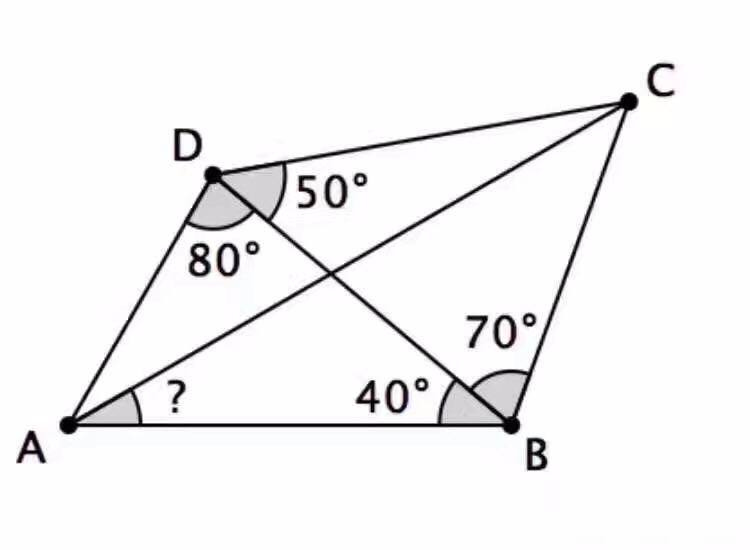
#> input picture code-projects/opencvProject/angle.jpeg, 750 x 550 px, found by its file name
$ python '霍夫线变化.py'
#> lines starting #> are read from the running program, lines starting #| are printed output that depends on the picture; after the words box and inside, x2 and y2 are one past the last pixel; in counts of white or black regions, pixels touching at a corner belong together
import cv2
import numpy as np

img = cv2.imread("/home/devil/code-projects/opencvProject/angle.jpeg")
#> img is the input picture: shape (550, 750, 3); mean B, G, R 243.4, 242.9, 243.3
gray = cv2.cvtColor(img,cv2.COLOR_BGR2GRAY)
edges = cv2.Canny(gray, 50, 150, apertureSize=3)
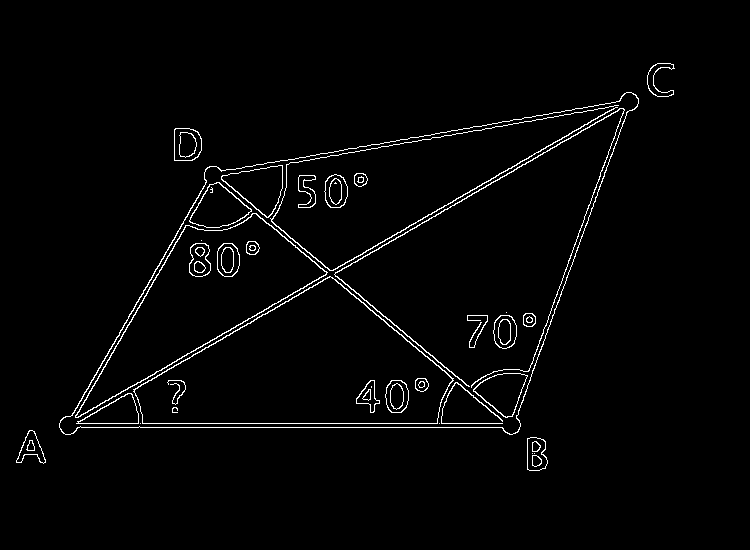
#> edges: shape (550, 750); 2.2% white in thin lines or dots, all inside (x1, y1, x2, y2) = (16, 63, 675, 471)
"""
cv.HoughLines() 函数了。它简单的返回了一个:math:(rho, theta)`值得数组。
\rho 的单位是像素，\theta的单位是弧度。
第一个参数，输入图像应该是个二元图像，所以在应用霍夫线性变换之前先来个阈值法或者坎尼边缘检测。
第二、第三参数分别是 \rho 和 \theta 的精度。第四个参数则是一个阈值，它代表了一个(\rho,\theta)单元被认为是一条直线需要获得的最低票数。
要记住的是，得票数其实取决于这条直线穿过了多少个点。所以它也代表了应被检测出的线条最少有多长。
"""
lines = cv2.HoughLines(edges, 1, np.pi/180, 200)
#> lines = 13 rows, first 8: [404, 1.05], [400, 1.05], [427, 1.57], [423, 1.57], [-5, 2.27], [-1, 2.27], [207, 1.4], [211, 1.4]
for line in lines:
    rho, theta = line[0]
    a = np.cos(theta)
    b = np.sin(theta)
    x0 = a*rho
    y0 = b*rho
    x1 = int(x0 + 1000*(-b))
    y1 = int(y0 + 1000*(a))
    x2 = int(x0 - 1000*(-b))
    y2 = int(y0 - 1000*(a))
    cv2.line(img,(x1,y1),(x2,y2),(0,0,255),2)
#> this loop made 13 passes
#> (rho, theta, a, b, x0, y0, x1, y1) on passes 1 to 12: (404, 1.05, 0.5, 0.866, 202, 349.9, -664, 849), (400, 1.05, 0.5, 0.866, 200, 346.4, -666, 846), (427, 1.57, -4.37e-08, 1, -1.87e-05, 427, -1000, 426), (423, 1.57, -4.37e-08, 1, -1.85e-05, 423, -1000, 422), (-5, 2.27, -0.643, 0.766, 3.21, -3.83, -762, -646), (-1, 2.27, -0.643, 0.766, 0.643, -0.766, -765, -643), (207, 1.4, 0.174, 0.985, 35.95, 203.9, -948, 377), (211, 1.4, 0.174, 0.985, 36.64, 207.8, -948, 381), (627, 0.349, 0.94, 0.342, 589.2, 214.4, 247, 1154), (273, 0.524, 0.866, 0.5, 236.4, 136.5, -263, 1002), (623, 0.349, 0.94, 0.342, 585.4, 213.1, 243, 1152), (5, 2.25, -0.629, 0.777, -3.15, 3.89, -780, -625)
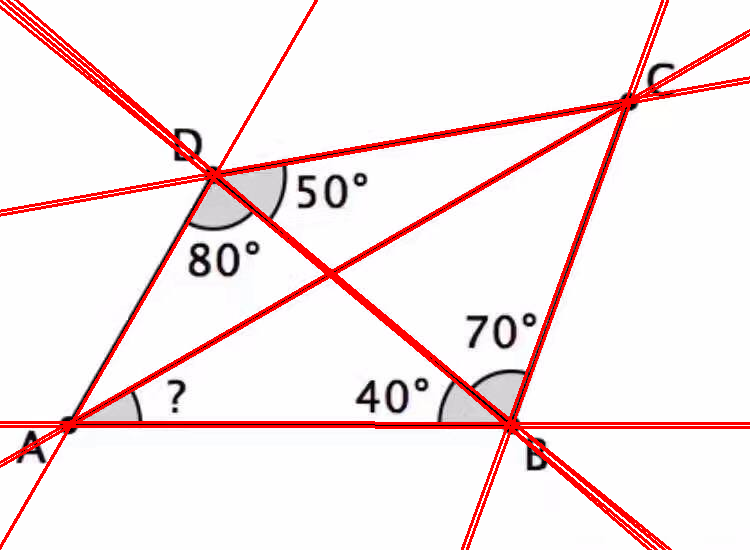
#> img: shape (550, 750, 3); 6.53% of pixels changed, all inside (x1, y1, x2, y2) = (0, 0, 750, 550)
cv2.imshow('image',img)


#---------------------概率 Hough 变换-------------
'''
使用的函数是 cv.HoughLinesP() 。它比之前介绍的函数多出来两个参数：

    minLineLength - 最小线长。比这个值小的线条会被丢弃。
    maxLineGap - 允许线段之间的最大间隙，以便将(在同一条直线上的)线段视为同一条。

最好的是，它直接返回直线的两个端点。在前面的例子中，你只得到直线的参数，你必须找到所有的点
'''
lines = cv2.HoughLinesP(edges,1,np.pi/180,100,minLineLength=100,maxLineGap=10)
#> lines = 16 rows, first 6: [77, 417, 618, 105], [78, 421, 621, 108], [77, 427, 502, 427], [76, 423, 502, 423], [219, 182, 502, 420], [221, 171, 619, 101]
for line in lines:
    x1,y1,x2,y2 = line[0]
    cv2.line(img,(x1,y1),(x2,y2),(0,255,0),2)
#> this loop made 16 passes
#> (x1, y1, x2, y2) on passes 1 to 12: (77, 417, 618, 105), (78, 421, 621, 108), (77, 427, 502, 427), (76, 423, 502, 423), (219, 182, 502, 420), (221, 171, 619, 101), (221, 179, 505, 417), (221, 176, 608, 107), (75, 417, 209, 184), (516, 417, 627, 111), (512, 416, 624, 109), (71, 415, 206, 181)
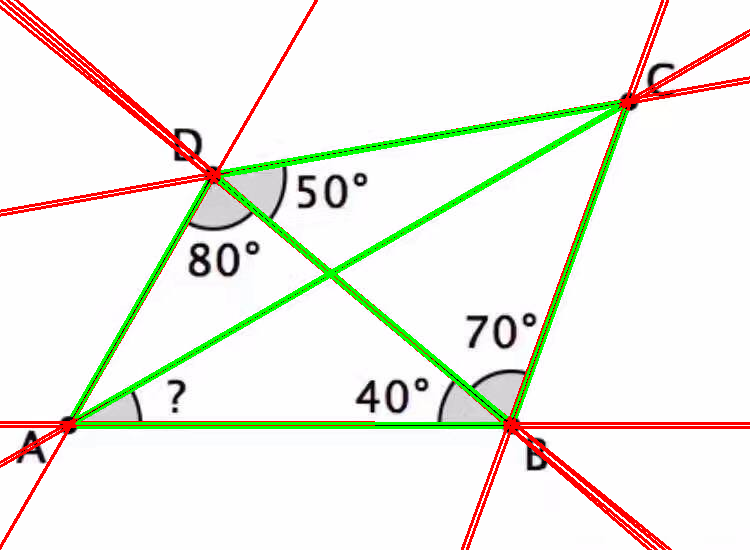
#> img: shape (550, 750, 3); 3.64% of pixels changed, all inside (x1, y1, x2, y2) = (70, 100, 629, 429)
cv2.imshow('imag2',img)

cv2.waitKey(0)
